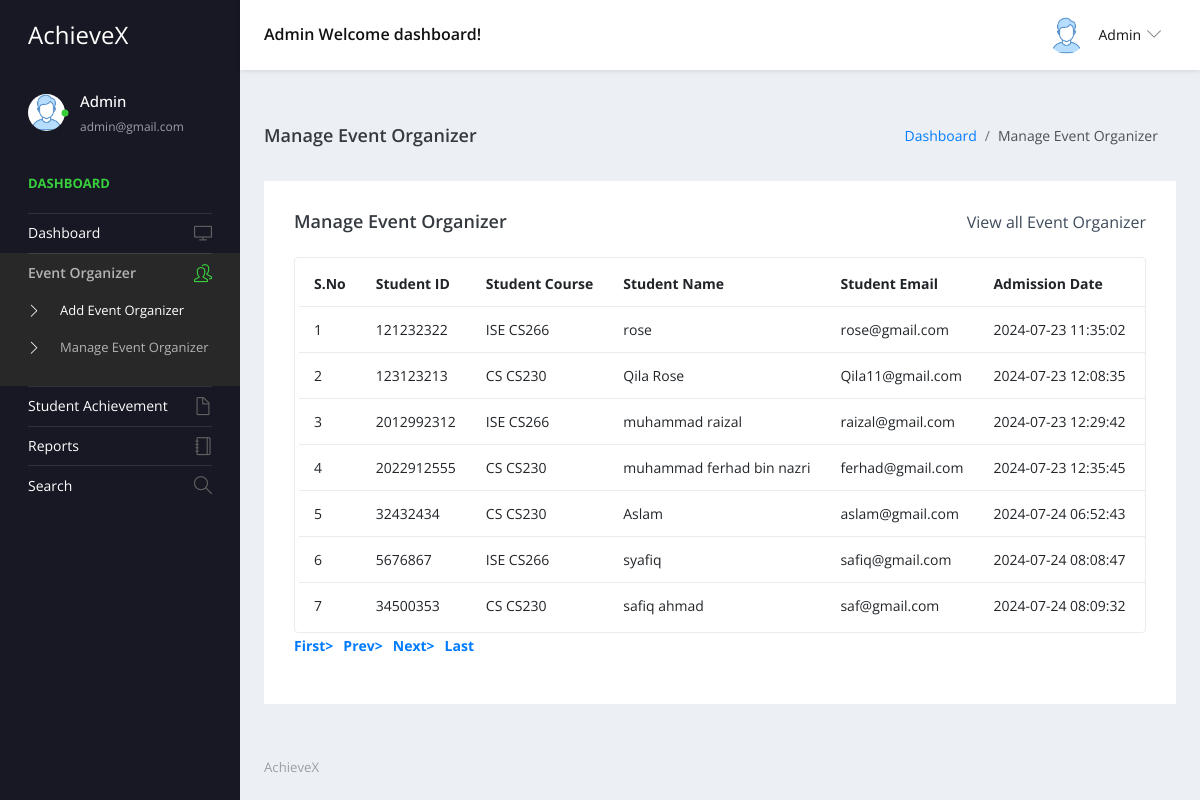
/admin/manage-event-organizer.php (signed in), run on the app's committed database.
### tables this page shows
CREATE TABLE `tbleventorganizer` (
  `ID` int(10) NOT NULL,
  `eoname` varchar(200) DEFAULT NULL,
  `eoemail` varchar(200) DEFAULT NULL,
  `eocourse` varchar(100) DEFAULT NULL,
  `gender` varchar(50) DEFAULT NULL,
  `studentid` varchar(200) DEFAULT NULL,
  `phonenumber` bigint(10) DEFAULT NULL,
  `username` varchar(200) DEFAULT NULL,
  `password` varchar(200) DEFAULT NULL,
  `image` varchar(200) DEFAULT NULL,
  `DateofAdmission` timestamp NULL DEFAULT current_timestamp()
);

CREATE TABLE `tblcourse` (
  `ID` int(11) NOT NULL,
  `coursename` varchar(11) NOT NULL,
  `coursecode` varchar(11) NOT NULL
);

### admin/manage-event-organizer.php (the view, shortened to what this page needs)
<?php
include('includes/dbconnection.php');
?>
<!DOCTYPE html>
<html lang="en">
<head>
  <link rel="stylesheet" href="vendors/simple-line-icons/css/simple-line-icons.css">
  <link rel="stylesheet" href="vendors/flag-icon-css/css/flag-icon.min.css">
  <link rel="stylesheet" href="vendors/css/vendor.bundle.base.css">
  <link rel="stylesheet" href="./vendors/daterangepicker/daterangepicker.css">
  <link rel="stylesheet" href="./vendors/chartist/chartist.min.css">
  <link rel="stylesheet" href="./css/style.css">
</head>
<body>
  <div class="container-scroller">
    <?php include_once('includes/header.php'); ?>
    <div class="container-fluid page-body-wrapper">
      <?php include_once('includes/sidebar.php'); ?>
      <div class="main-panel">
        <div class="content-wrapper">
          <div class="page-header">
            <h3 class="page-title"> Manage Event Organizer</h3>
            <nav aria-label="breadcrumb">
              <ol class="breadcrumb">
                <li class="breadcrumb-item"><a href="dashboard.php">Dashboard</a></li>
                <li class="breadcrumb-item active" aria-current="page"> Manage Event Organizer</li>
              </ol>
            </nav>
          </div>
          <div class="row">
            <div class="col-md-12 grid-margin stretch-card">
              <div class="card">
                <div class="card-body">
                  <div class="d-sm-flex align-items-center mb-4">
                    <h4 class="card-title mb-sm-0">Manage Event Organizer</h4>
                    <a href="#" class="text-dark ml-auto mb-3 mb-sm-0"> View all Event Organizer</a>
                  </div>
                  <div class="table-responsive border rounded p-1">
                    <table class="table">
                      <thead>
                        <tr>
                          <th class="font-weight-bold">S.No</th>
                          <th class="font-weight-bold">Student ID</th>
                          <th class="font-weight-bold">Student Course</th>
                          <th class="font-weight-bold">Student Name</th>
                          <th class="font-weight-bold">Student Email</th>
                          <th class="font-weight-bold">Admission Date</th>
                          <th class="font-weight-bold">Action</th>
                        </tr>
                      </thead>
                      <tbody>
                        <?php
                        if (isset($_GET['pageno'])) {
                          $pageno = $_GET['pageno'];
                        } else {
                          $pageno = 1;
                        }
                        $no_of_records_per_page = 15;
                        $offset = ($pageno - 1) * $no_of_records_per_page;
                        $ret = "SELECT ID FROM tbleventorganizer";
                        $query1 = $dbh->prepare($ret);
                        $query1->execute();
                        $total_rows = $query1->rowCount();
                        $total_pages = ceil($total_rows / $no_of_records_per_page);
                        $sql = "SELECT tbleventorganizer.studentid, tbleventorganizer.ID as sid, tbleventorganizer.eoname, tbleventorganizer.eoemail, tbleventorganizer.DateofAdmission, tblcourse.coursename, tblcourse.coursecode FROM tbleventorganizer JOIN tblcourse ON tblcourse.ID=tbleventorganizer.eocourse LIMIT $offset, $no_of_records_per_page";
                        $query = $dbh->prepare($sql);
                        $query->execute();
                        $results = $query->fetchAll(PDO::FETCH_OBJ);
                        $cnt = 1;
                        if ($query->rowCount() > 0) {
                          foreach ($results as $row) {
                        ?>
                          <tr>
                            <td><?php echo htmlentities($cnt); ?></td>
                            <td><?php echo htmlentities($row->studentid); ?></td>
                            <td><?php echo htmlentities($row->coursename); ?> <?php echo htmlentities($row->coursecode); ?></td>
                            <td><?php echo htmlentities($row->eoname); ?></td>
                            <td><?php echo htmlentities($row->eoemail); ?></td>
                            <td><?php echo htmlentities($row->DateofAdmission); ?></td>
                            <td>
                            </td>
                          </tr>
                        <?php $cnt++; } } else { ?>
                          <tr>
                            <td colspan="7" style="text-align:center;">No Record Found</td>
                          </tr>
                        <?php } ?>
                      </tbody>
                    </table>
                  </div>
                  <div align="left">
                    <ul class="pagination">
                      <li><a href="?pageno=1"><strong>First></strong></a></li>
                      <li class="<?php if ($pageno <= 1) { echo 'disabled'; } ?>">
                        <a href="<?php if ($pageno <= 1) { echo '#'; } else { echo "?pageno=" . ($pageno - 1); } ?>"><strong style="padding-left: 10px">Prev></strong></a>
                      </li>
                      <li class="<?php if ($pageno >= $total_pages) { echo 'disabled'; } ?>">
                        <a href="<?php if ($pageno >= $total_pages) { echo '#'; } else { echo "?pageno=" . ($pageno + 1); } ?>"><strong style="padding-left: 10px">Next></strong></a>
                      </li>
                      <li><a href="?pageno=<?php echo $total_pages; ?>"><strong style="padding-left: 10px">Last</strong></a></li>
                    </ul>
                  </div>
                </div>
              </div>
            </div>
          </div>
        </div>
        <?php include_once('includes/footer.php'); ?>
      </div>
    </div>
  </div>
</body>
</html>

### admin/includes/header.php (shortened to what this page needs)
 <nav class="navbar default-layout-navbar col-lg-12 col-12 p-0 fixed-top d-flex flex-row">
        <div class="navbar-brand-wrapper d-flex align-items-center">
          <a class="navbar-brand brand-logo" href="dashboard.php">
            <strong style="color: white;">AchieveX</strong>
          </a>
        </div><?php
         $aid= $_SESSION['sturecmsaid'];
$sql="SELECT * from tbladmin where ID=:aid";
$query = $dbh -> prepare($sql);
$query->bindParam(':aid',$aid,PDO::PARAM_STR);
$query->execute();
$results=$query->fetchAll(PDO::FETCH_OBJ);
$cnt=1;
if($query->rowCount() > 0)
{
foreach($results as $row)
{               ?>
        <div class="navbar-menu-wrapper d-flex align-items-center flex-grow-1">
          <h5 class="mb-0 font-weight-medium d-none d-lg-flex"><?php  echo htmlentities($row->AdminName);?> Welcome dashboard!</h5>
          <ul class="navbar-nav navbar-nav-right ml-auto">
            <li class="nav-item dropdown d-none d-xl-inline-flex user-dropdown">
              <a class="nav-link dropdown-toggle" id="UserDropdown" href="#" data-toggle="dropdown" aria-expanded="false">
                <img class="img-xs rounded-circle ml-2" src="images/faces/face8.jpg" alt="Profile image"> <span class="font-weight-normal"> <?php  echo htmlentities($row->AdminName);?> </span></a>
                <?php $cnt=$cnt+1;}} ?>
            </li>
          </ul>
        </div>
      </nav>

### admin/includes/sidebar.php (shortened to what this page needs)
<nav class="sidebar sidebar-offcanvas" id="sidebar">
  <ul class="nav">
    <li class="nav-item nav-profile">
      <a href="#" class="nav-link">
        <div class="profile-image">
          <img class="img-xs rounded-circle" src="images/faces/face8.jpg" alt="profile image">
          <div class="dot-indicator bg-success"></div>
        </div>
        <div class="text-wrapper">
          <?php
          $aid = $_SESSION['sturecmsaid'];
          $sql = "SELECT * from tbladmin where ID=:aid";
          $query = $dbh->prepare($sql);
          $query->bindParam(':aid', $aid, PDO::PARAM_STR);
          $query->execute();
          $results = $query->fetchAll(PDO::FETCH_OBJ);
          $cnt = 1;
          if ($query->rowCount() > 0) {
            foreach ($results as $row) {               ?>
              <p class="profile-name"><?php echo htmlentities($row->AdminName); ?></p>
              <p class="designation"><?php echo htmlentities($row->Email); ?></p><?php $cnt = $cnt + 1;
                                                                                }
                                                                              } ?>
        </div>
      </a>
    </li>
    <li class="nav-item nav-category">
      <span class="nav-link">Dashboard</span>
    </li>
    <li class="nav-item">
      <a class="nav-link" href="dashboard.php">
        <span class="menu-title">Dashboard</span>
        <i class="icon-screen-desktop menu-icon"></i>
      </a>
    </li>
    <li class="nav-item">
      <a class="nav-link" data-toggle="collapse" href="#ui-basic1" aria-expanded="false" aria-controls="ui-basic1">
        <span class="menu-title">Event Organizer</span>
        <i class="icon-people menu-icon"></i>
      </a>
      <div class="collapse" id="ui-basic1">
        <ul class="nav flex-column sub-menu">
          <li class="nav-item"> <a class="nav-link" href="add-event-organizer.php">Add Event Organizer</a></li>
          <li class="nav-item"> <a class="nav-link" href="manage-event-organizer.php">Manage Event Organizer</a></li>
        </ul>
      </div>
    </li>
    <li class="nav-item">
      <a class="nav-link" data-toggle="collapse" href="#auth1" aria-expanded="false" aria-controls="auth">
        <span class="menu-title">Student Achievement</span>
        <i class="icon-doc menu-icon"></i>
      </a>
    </li>
    <li class="nav-item">
      <a class="nav-link" href="between-dates-reports.php">
        <span class="menu-title">Reports</span>
        <i class="icon-notebook menu-icon"></i>
      </a>
    </li>
    <li class="nav-item">
      <a class="nav-link" href="search.php">
        <span class="menu-title">Search</span>
        <i class="icon-magnifier menu-icon"></i>
      </a>
    </li>
  </ul>
</nav>

### admin/includes/footer.php
<footer class="footer">
            <div class="d-sm-flex justify-content-center justify-content-sm-between">
              <span class="text-muted d-block text-center text-sm-left d-sm-inline-block" style="color: blue;">AchieveX</span>
            </div>
          </footer>

### data on the page
tbleventorganizer: studentid "121232322", tblcourse.coursename "ISE", tblcourse.coursecode "CS266", eoname "rose", eoemail "rose@gmail.com", DateofAdmission "2024-07-23 11:35:02"
tbleventorganizer: studentid "123123213", tblcourse.coursename "CS", tblcourse.coursecode "CS230", eoname "Qila Rose", eoemail "Qila11@gmail.com", DateofAdmission "2024-07-23 12:08:35"
tbleventorganizer: studentid "2012992312", tblcourse.coursename "ISE", tblcourse.coursecode "CS266", eoname "muhammad raizal", eoemail "raizal@gmail.com", DateofAdmission "2024-07-23 12:29:42"
tbleventorganizer: studentid "2022912555", tblcourse.coursename "CS", tblcourse.coursecode "CS230", eoname "muhammad ferhad bin nazri", eoemail "ferhad@gmail.com", DateofAdmission "2024-07-23 12:35:45"
tbleventorganizer: studentid "32432434", tblcourse.coursename "CS", tblcourse.coursecode "CS230", eoname "Aslam", eoemail "aslam@gmail.com", DateofAdmission "2024-07-24 06:52:43"
tbleventorganizer: studentid "5676867", tblcourse.coursename "ISE", tblcourse.coursecode "CS266", eoname "syafiq", eoemail "safiq@gmail.com", DateofAdmission "2024-07-24 08:08:47"
tbleventorganizer: studentid "34500353", tblcourse.coursename "CS", tblcourse.coursecode "CS230", eoname "safiq ahmad", eoemail "saf@gmail.com", DateofAdmission "2024-07-24 08:09:32"

### other printed values
$row->AdminName "Admin"
$row->Email "admin@gmail.com"
